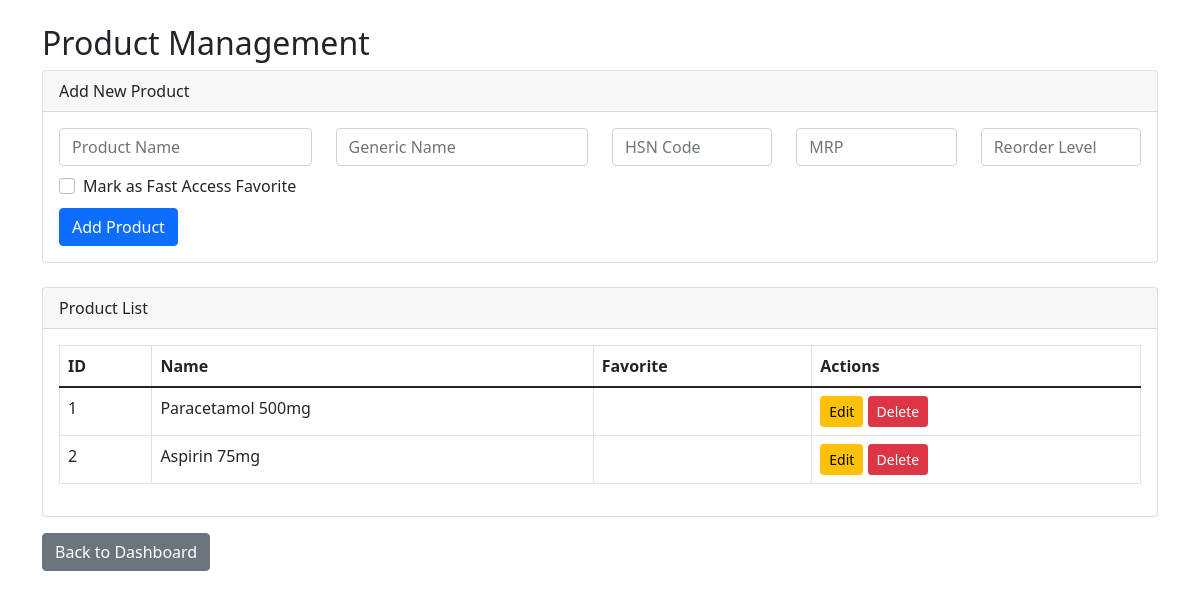
/modules/manage_products.php (signed in), run on the app's committed database.
### tables this page shows
CREATE TABLE `products` (
  `id` int(11) NOT NULL AUTO_INCREMENT,
  `product_name` varchar(255) NOT NULL,
  `generic_name` varchar(255) DEFAULT NULL,
  `hsn_code` varchar(20) DEFAULT NULL,
  `mrp` decimal(10,2) NOT NULL,
  `reorder_level` int(11) NOT NULL,
  `is_active` tinyint(1) DEFAULT 1,
  `is_favorite` tinyint(1) DEFAULT 0,
  PRIMARY KEY (`id`)
);

### modules/manage_products.php (the view, shortened to what this page needs)
<?php
require_once '../config/database.php';
$products = [];
$sql = "SELECT id, product_name, generic_name, hsn_code, mrp, reorder_level, is_favorite FROM products WHERE is_active = TRUE ORDER BY id";
if ($result = $conn->query($sql)) {
    while ($row = $result->fetch_assoc()) $products[] = $row;
}
?>
<!DOCTYPE html>
<html lang="en">
<head>
    <link href="https://cdn.jsdelivr.net/npm/bootstrap@5.1.3/dist/css/bootstrap.min.css" rel="stylesheet">
</head>
<body>
<div class="container mt-4">
    <h2>Product Management</h2>
    <div class="card mb-4">
        <div class="card-header">Add New Product</div>
        <div class="card-body">
            <form action="manage_products.php" method="post">
                <div class="row">
                    <div class="col-md-3"><input type="text" name="product_name" class="form-control" placeholder="Product Name" required></div>
                    <div class="col-md-3"><input type="text" name="generic_name" class="form-control" placeholder="Generic Name"></div>
                    <div class="col-md-2"><input type="text" name="hsn_code" class="form-control" placeholder="HSN Code"></div>
                    <div class="col-md-2"><input type="number" step="0.01" name="mrp" class="form-control" placeholder="MRP" required></div>
                    <div class="col-md-2"><input type="number" name="reorder_level" class="form-control" placeholder="Reorder Level" required></div>
                </div>
                <div class="form-check mt-2">
                    <input class="form-check-input" type="checkbox" name="is_favorite" value="1" id="add_is_favorite">
                    <label class="form-check-label" for="add_is_favorite">Mark as Fast Access Favorite</label>
                </div>
                <button type="submit" name="add_product" class="btn btn-primary mt-2">Add Product</button>
            </form>
        </div>
    </div>
    <div class="card">
        <div class="card-header">Product List</div>
        <div class="card-body">
            <table class="table table-bordered">
                <thead><tr><th>ID</th><th>Name</th><th>Favorite</th><th>Actions</th></tr></thead>
                <tbody>
                    <?php foreach ($products as $product): ?>
                        <tr>
                            <td><?php echo $product['id']; ?></td>
                            <td><?php echo htmlspecialchars($product['product_name']); ?></td>
                            <td><?php echo $product['is_favorite'] ? '⭐' : ''; ?></td>
                            <td>
                                <button class="btn btn-sm btn-warning" data-bs-toggle="modal" data-bs-target="#editProductModal" data-product='<?php echo json_encode($product); ?>'>Edit</button>
                                <form action="manage_products.php" method="post" class="d-inline">
                                    <button type="submit" name="delete_product" class="btn btn-sm btn-danger" onclick="return confirm('Are you sure?')">Delete</button>
                                </form>
                            </td>
                        </tr>
                    <?php endforeach; ?>
                </tbody>
            </table>
        </div>
    </div>
    <a href="dashboard.php" class="btn btn-secondary mt-3">Back to Dashboard</a>
</div>
</body>
</html>

### data on the page
products: id "1", product_name "Paracetamol 500mg"
products: id "2", product_name "Aspirin 75mg"
